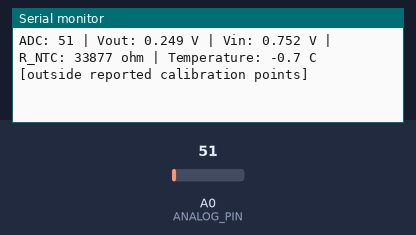
The sketch below on a simulated Arduino Uno, built with avr-gcc and run on an emulated ATmega328P. Shown: the last lines printed to the serial monitor. The inputs (shaded band) are chosen by the test bench; at power-on: A0 (ANALOG_PIN) = 51.

Above: at 1.8 s.
1.9 s: A0 (ANALOG_PIN) set to 61
At 2.31 s:
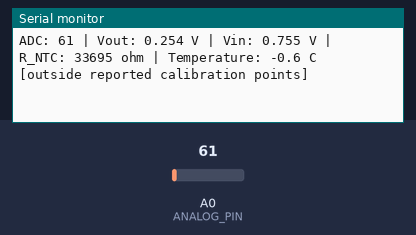
3.4 s: A0 (ANALOG_PIN) set to 71
At 3.9 s:
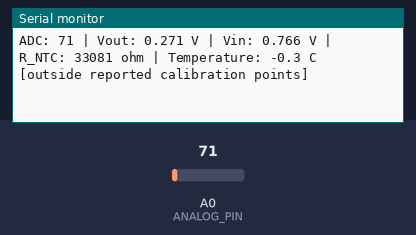
Timing chart, 0 to 6.4 s (numbered marks = the images above; inputs shaded):
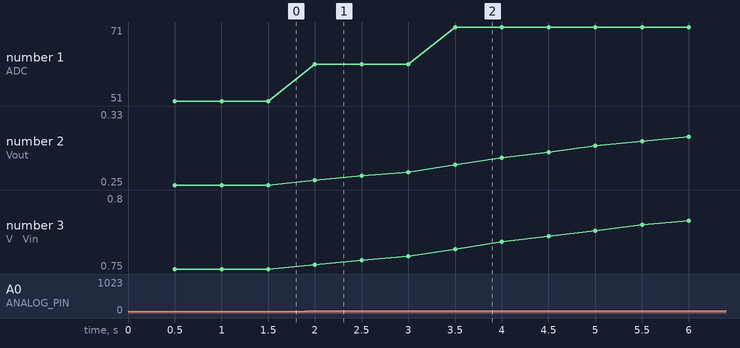

The sketch:

ntc_temperature_monitor.ino
```cpp
/*
  NTC Temperature Monitor | Arduino Uno R3 + LM358
  ------------------------------------------------
  Reconstructed and cleaned up from the original course project report.
  Hardware wiring: ../../hardware/WIRING.vi.md

  IMPORTANT:
  - NTC divider supply: 3.3 V.
  - LM358 power supply: 5 V (pin 8), GND (pin 4).
  - Arduino Uno ADC A0 reference: AVcc, nominally 5 V with DEFAULT.
  - Measure real VREF and AVcc and update constants for higher accuracy.
  - Output is educational and not safety/medical-grade.
*/

#include <math.h>

const uint8_t ANALOG_PIN = A0;

// Nominal electrical values; replace with measured values during calibration.
const float DIVIDER_SUPPLY_V = 3.3f;
const float ADC_REFERENCE_V = 5.0f;
const float VREF_V = 1.65f;  // LM358B buffered reference (pin 7)
const float R1_OHM = 10000.0f;  // Fixed lower NTC divider resistor
const float R2_OHM = 10000.0f;  // Reference to LM358A inverting input
const float R3_OHM = 5600.0f;   // LM358A feedback resistor

// Original report's Steinhart-Hart coefficients (check/calibrate your NTC).
const float SH_A = 0.001129148f;
const float SH_B = 0.000234125f;
const float SH_C = 0.0000000876741f;

const float EMA_ALPHA = 0.1f;
const unsigned long SAMPLE_PERIOD_MS = 500UL;

float emaAdc = 0.0f;
bool emaInitialized = false;
unsigned long lastSampleMs = 0UL;

bool adcToTemperature(float adc, float &vOut, float &vIn,
                      float &rNtc, float &temperatureC) {
  // Saturated ADC readings are suspicious; avoid misleading temperature.
  if (adc <= 0.0f || adc >= 1023.0f) {
    return false;
  }

  vOut = (adc / 1023.0f) * ADC_REFERENCE_V;
  const float feedbackRatio = R3_OHM / R2_OHM;
  vIn = (vOut + VREF_V * feedbackRatio) / (1.0f + feedbackRatio);

  // NTC (top leg) / R1 (bottom leg): Rntc = R1 * (Vdivider / Vin - 1).
  if (vIn <= 0.0f || vIn >= DIVIDER_SUPPLY_V) {
    return false;
  }
  rNtc = R1_OHM * (DIVIDER_SUPPLY_V / vIn - 1.0f);
  if (rNtc <= 0.0f) {
    return false;
  }

  const float logR = log(rNtc);
  const float inverseKelvin = SH_A + SH_B * logR + SH_C * logR * logR * logR;
  if (inverseKelvin <= 0.0f) {
    return false;
  }

  const float kelvin = 1.0f / inverseKelvin;
  if (kelvin <= 0.0f || kelvin >= 1000.0f) {
    return false;
  }
  temperatureC = kelvin - 273.15f;
  return true;
}

void setup() {
  analogReference(DEFAULT);  // AVcc, about 5 V on typical Uno R3
  Serial.begin(9600);
  Serial.println(F("NTC + LM358 monitor | 9600 baud"));
  Serial.println(F("Check power, 3.3V divider, VREF=1.65V and ADC reference."));
}

void loop() {
  const unsigned long now = millis();
  if (now - lastSampleMs < SAMPLE_PERIOD_MS) {
    return;
  }
  lastSampleMs = now;

  const int rawAdc = analogRead(ANALOG_PIN);
  if (!emaInitialized) {
    emaAdc = (float)rawAdc;  // No start-up ramp from zero
    emaInitialized = true;
  } else {
    emaAdc = EMA_ALPHA * (float)rawAdc + (1.0f - EMA_ALPHA) * emaAdc;
  }

  float vOut = 0.0f;
  float vIn = 0.0f;
  float rNtc = 0.0f;
  float tempC = 0.0f;

  Serial.print(F("ADC: "));
  Serial.print(rawAdc);
  if (!adcToTemperature(emaAdc, vOut, vIn, rNtc, tempC)) {
    Serial.println(F(" | ERROR: invalid ADC / voltage / resistance"));
    return;
  }

  Serial.print(F(" | Vout: "));
  Serial.print(vOut, 3);
  Serial.print(F(" V | Vin: "));
  Serial.print(vIn, 3);
  Serial.print(F(" V | R_NTC: "));
  Serial.print(rNtc, 0);
  Serial.print(F(" ohm | Temperature: "));
  Serial.print(tempC, 1);
  Serial.print(F(" C"));

  // Calibration points in report: 8, 29, 52 C. Extrapolation is less reliable.
  if (tempC < 8.0f || tempC > 52.0f) {
    Serial.print(F(" [outside reported calibration points]"));
  }
  Serial.println();
}
```

Measured:
- after the input at 1.9 s, the serial monitor: prints a new line after 0.10 s (image 1)
- after the input at 3.4 s, the serial monitor: prints a new line after 0.10 s (image 2)
- plotted number 1: 51 → 61 after the input at 1.9 s, 61 → 71 after the input at 3.4 s
- plotted number 2: 0.25 → 0.26 after the input at 1.9 s, 0.26 → 0.33 after the input at 3.4 s
- plotted number 3: 0.75 → 0.76 after the input at 1.9 s, 0.76 → 0.8 after the input at 3.4 s
